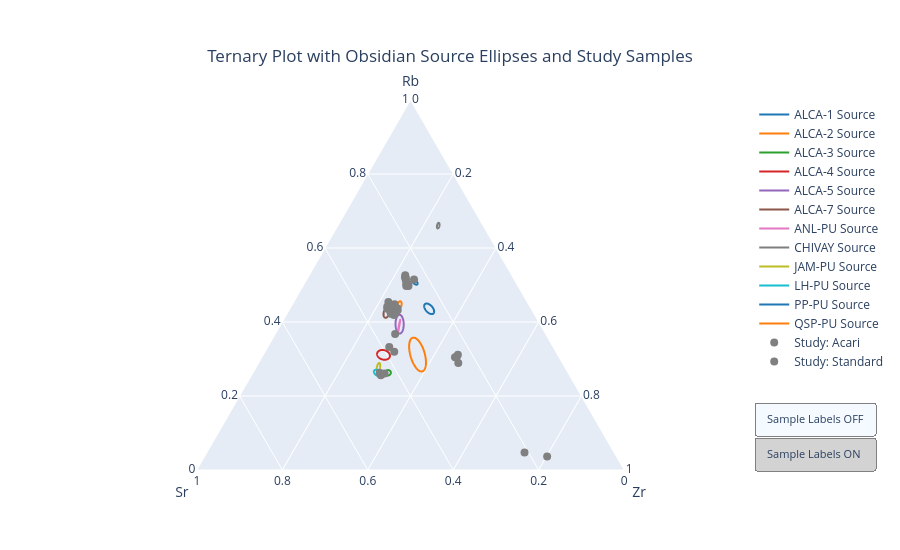

The cell this chart's notebook holds for it:
### Markdown cell above
### Biplot generated for visual source identification
Investigate biplot shown above. You may change the element variables at start of previous cell and re-run cell in order to view source ellipses and study samples using different elements on X and Y axes.
Proceed to Ternary diagram below to view three element variables at once.

### Code cell
# TERNARY PLOT CODE

# --- Function to compute ellipse in 2D (fractions space) ---
def confidence_ellipse_points(x, y, n_std=1.96, size=100):
    """
    Return Nx2 array of (x,y) points for the confidence ellipse in 2D space.
    """
    if x.size != y.size:
        raise ValueError("x and y must be the same size")

    cov = np.cov(x, y)
    mean_x = np.mean(x)
    mean_y = np.mean(y)

    eigvals, eigvecs = np.linalg.eigh(cov)
    order = eigvals.argsort()[::-1]
    eigvals, eigvecs = eigvals[order], eigvecs[:, order]

    theta = np.linspace(0, 2 * np.pi, size)
    ellipse = np.stack([np.cos(theta), np.sin(theta)], axis=1)
    scale = n_std * np.sqrt(eigvals)
    ellipse = ellipse @ np.diag(scale) @ eigvecs.T
    ellipse += np.array([mean_x, mean_y])

    return ellipse  # Nx2 array

# --- Normalize compositional data ---
def normalize_composition(df, cols):
    """
    Normalize rows so that the specified columns sum to 1
    """
    comp = df[cols].values
    row_sums = comp.sum(axis=1).reshape(-1,1)
    comp_norm = comp / row_sums
    return comp_norm

# Columns
cols = ['Rb','Sr','Zr']

# Normalize srcs and study
srcs_subset_frac = normalize_composition(srcs_subset, cols)
study_frac = normalize_composition(study, cols)

# --- Ternary Plot ---
fig = go.Figure()

# --- helper for group labels ---
def _group_values(df, group_col):
    """Return a 1D array of unique non-null group labels from a DataFrame/Series."""
    if df is None or df.empty:
        return []
    s = df[group_col]
    if isinstance(s, pd.DataFrame):
        s = s.iloc[:, 0]
    s = pd.Series(s).dropna().astype(str)
    return s.unique().tolist()

# --- PLOT ELLIPSES ---
if srcs_subset_valid.empty:
    print("⚠️ No valid source subset available for ternary ellipses. Skipping source ellipses.")
else:
    srcs_subset_frac = normalize_composition(srcs_subset_valid, cols)
    for g in _group_values(srcs_subset_valid, group):
        color = name_to_color.get(unique_name_to_name.get(g, ""), "gray")

        group_series = srcs_subset_valid[group]
        if isinstance(group_series, pd.DataFrame):
            group_series = group_series.iloc[:, 0]
        mask = group_series.astype(str) == str(g)

        if not mask.any():
            continue

        rb, sr, zr = srcs_subset_frac[mask].T  # Matching indices!

        ell = confidence_ellipse_points(rb, sr)

        eRb = ell[:, 0]
        eSr = ell[:, 1]
        eZr = 1 - eRb - eSr

        fig.add_trace(
            go.Scatterternary(
                a=eRb, b=eSr, c=eZr,
                mode='lines',
                line=dict(color=color),
                name=f"{g} Source",
                showlegend=True
            )
        )

# --- PLOT ONESAMPLE POINTS IF NON-EMPTY ---
onesample_valid = onesample.copy() if ('Group' in onesample.columns and not onesample.empty) else pd.DataFrame()
if onesample is not None and not onesample_valid.empty:
    onesample_frac = normalize_composition(onesample_valid, cols)
    for g in _group_values(onesample_valid, group):
        group_series = onesample_valid[group]
        if isinstance(group_series, pd.DataFrame):
            group_series = group_series.iloc[:, 0]
        mask = group_series.astype(str) == str(g)
        data = onesample_frac[mask]
        color = name_to_color.get(unique_name_to_name.get(g, ""), "black")

        if data.size == 0:
            continue

        fig.add_trace(
            go.Scatterternary(
                a=data[:, 0],
                b=data[:, 1],
                c=data[:, 2],
                mode='markers',
                name=f"Source Sample: {g}",
                marker=dict(symbol='x', size=6, color=color),
                text=onesample_valid.loc[mask, 'Sample'],
                hovertemplate="Source: %{text}<extra></extra>"
            )
        )

# --- PLOT STUDY SAMPLES WITH DIFFERENT COLORS PER GROUP ---
study_trace_indices = []
for g in _group_values(study, group):
    group_series = study[group]
    if isinstance(group_series, pd.DataFrame):
        group_series = group_series.iloc[:, 0]
    mask = group_series.astype(str) == str(g)
    data = study_frac[mask]
    color = name_to_color.get(unique_name_to_name.get(g, ""), "gray")

    if data.size == 0:
        continue

    trace_idx = len(fig.data)
    fig.add_trace(
        go.Scatterternary(
            a=data[:, 0],
            b=data[:, 1],
            c=data[:, 2],
            mode='markers',
            name=f"Study: {g}",
            marker=dict(symbol='circle', size=8, color=color),
            text=study.loc[mask, 'Sample'],
            hovertemplate="Sample: %{text}<extra></extra>"
        )
    )
    study_trace_indices.append(trace_idx)

# --- Layout ---
fig.update_layout(
    ternary=dict(
        sum=1,
        aaxis=dict(title='Rb'),
        baxis=dict(title='Sr'),
        caxis=dict(title='Zr')
    ),
    title=dict(
        text="Ternary Plot with Obsidian Source Ellipses and Study Samples",
        x=0.5,
        xanchor='center',
        yanchor='top',
    ),
    legend=dict(
        x=1.02,
        y=1.0,
        xanchor='left',
        yanchor='top'
    ),
    updatemenus=[
        dict(
            type='buttons',
            direction='down',
            x=1.02,
            xanchor='left',
            y=0.0,
            yanchor='bottom',
            buttons=[
                dict(
                    label='Sample Labels OFF',
                    method='restyle',
                    args=[{'mode': 'markers'}, study_trace_indices],
                ),
                dict(
                    label='Sample Labels ON',
                    method='restyle',
                    args=[{'mode': 'markers+text', 'textposition': 'top center'}, study_trace_indices],
                ),
            ],
            pad={"r": 10, "t": 10},
            showactive=True,
            bgcolor='lightgray',
            bordercolor='gray',
            borderwidth=1,
            font=dict(size=11)
        )
    ],
    height=550  # Specified height in pixels, can be modified to ensure label button doesn't overlap with legend
)

fig.show()
